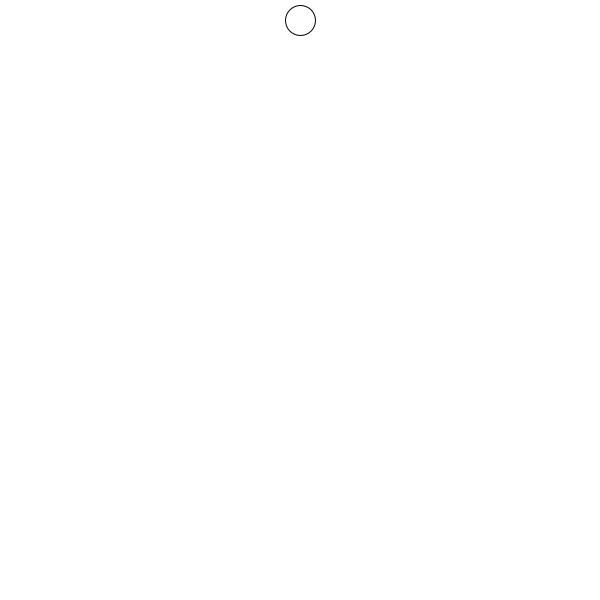
Frame 1 (no input)
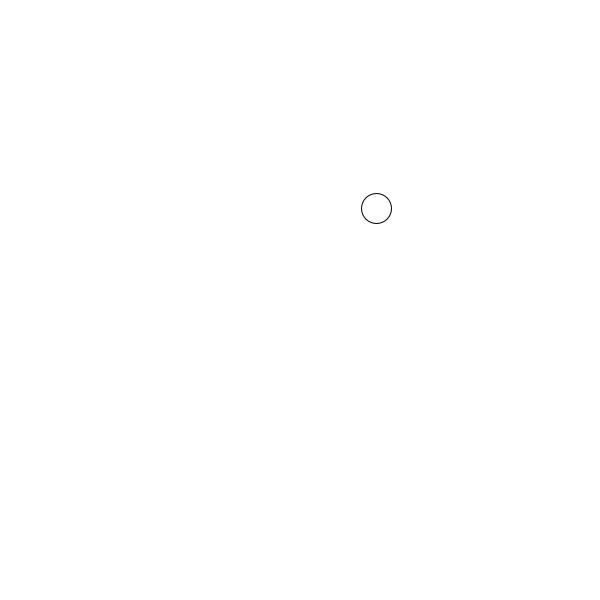
Frame 60 (the mouse pressed at the canvas centre just before this capture)
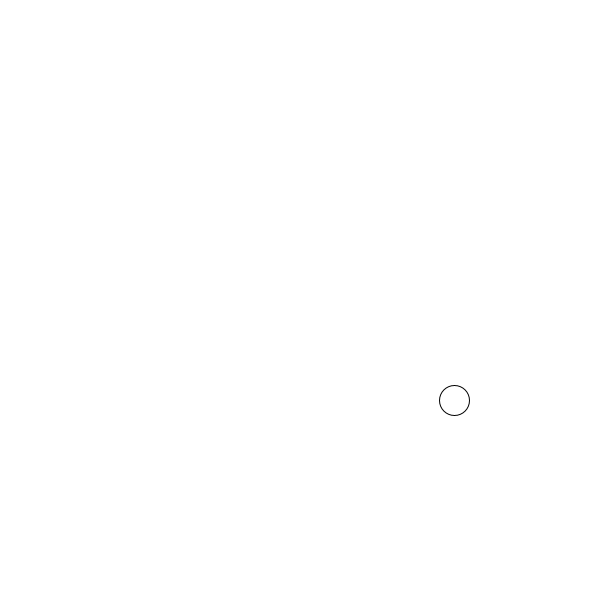
Frame 120 (the mouse held since frame 60 and released just before this capture)

The Processing sketch that drew these frames (run headless with seeded random() and noise(); from frame 60 on, the mouse is pressed at the canvas centre):

// Processing sketch: particle_example
// ── particle_example.pde
float x, y;
float radius;
float spdX, spdY;



void setup() {
  size(600, 600);
  x = width/2;
  y = 20;
  radius = 15;
  spdX = 1.3;
  spdY = 3.2;
}

void draw() {
  background(255);
  drawPoly();
  moveParticle();
  checkCollisions();
}

void drawPoly() {
  ellipse(x, y, radius*2, radius*2);
}

void moveParticle() {
  x += spdX;
  y += spdY;
}

void checkCollisions(){
}
